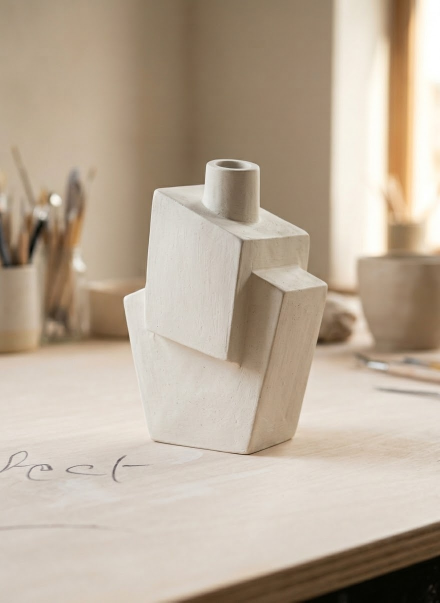
#> input picture docs/vase/reference.jpg, 880 x 1205 px (shown at 1/2 size)
$ python -i vase.py   (imports and definitions only)
#> lines starting #> are read from the running program, lines starting #| are printed output that depends on the picture; after the words box and inside, x2 and y2 are one past the last pixel; in counts of white or black regions, pixels touching at a corner belong together
#!/usr/bin/env python3
"""
مزهرية تكعيبية — نموذج بارامتري معاد بناؤه من صورة واحدة
Cubist vase — parametric reconstruction from a single photo.

All design values are FIRED size in cm (total height = 30 cm).
Run:  python3 vase.py            -> regenerates every asset in ../
Deps: numpy, pillow, manifold3d, shapely
"""
import math, os, struct, sys
import numpy as np
from PIL import Image, ImageDraw
from manifold3d import Manifold
from shapely.geometry import Polygon, Point
from shapely.ops import unary_union

HERE = os.path.dirname(os.path.abspath(__file__))
OUT = os.path.dirname(HERE)
PHOTO = os.path.join(OUT, "reference.jpg")

# ───────────────────────── design parameters (fired, cm) ─────────────────────────
H_TOTAL = 30.0            # rim height
W0, D0 = 12.0, 8.4        # base footprint (front width × depth)
FLARE = 14.0              # side faces lean outward (deg); front/back faces are vertical
EAVE_L, EAVE_R = 15.0, 17.8   # height of base top at left / right corner
ROOF = 25.0               # both roof slopes of the base (deg)
PROUD = 1.2               # upper block front face stands proud of base front face
# upper block front face (x, z) on plane y = -(D0/2 + PROUD):  P6, P1, P4, P5
UPPER_FRONT = [(-6.1, 12.2), (-5.1, 27.4), (5.8, 23.3), (3.9, 10.2)]
SYMMETRIC = True              # front and back halves mirror each other: the chest runs straight
                              # through the base and stands proud by PROUD at front and back
UPPER_SKEW = 18.0             # used only when SYMMETRIC is False (closest fit to the photo):
UPPER_DROP = 5.4              #   chest depth skews right / top falls toward the back
NECK_OD, NECK_ID = 5.8, 4.5   # neck outer / inner diameter
NECK_X = 1.3                  # neck axis x when SYMMETRIC (matches the photo)
WALL, FLOOR = 0.8, 1.0        # slab thickness, base floor thickness
SHRINK = 0.12                 # total clay shrinkage (wet -> fired)
RIM = 2.0                     # contact rim left around the window joining chest floor and seat floor

# camera recovered from the photo (orthographic): used only for the fit check
CAM = dict(E=12.7, PHI=-32.2, K=18.975, U0=443.5, V0=878.3)

# ───────────────────────── derived geometry ─────────────────────────
tw = math.tan(math.radians(FLARE))
sr = math.tan(math.radians(ROOF))
yb = -D0 / 2                          # base front plane
yf = yb - PROUD                       # upper block front plane
xL = -(W0 / 2 + tw * EAVE_L)          # left eave x
xR = W0 / 2 + tw * EAVE_R             # right eave x
x_ridge = (EAVE_R - EAVE_L + sr * (xR + xL)) / (2 * sr)
z_ridge = EAVE_L + sr * (x_ridge - xL)
if SYMMETRIC:
    V = np.array([0.0, D0 + 2 * PROUD, 0.0])
else:   # chest back rests on the inner face of the base back wall (assembly stop)
    _vy = (D0 / 2 - WALL) - yf
    _vxy = _vy / math.cos(math.radians(UPPER_SKEW))
    V = np.array([_vy * math.tan(math.radians(UPPER_SKEW)), _vy, -_vxy * math.tan(math.radians(UPPER_DROP))])
P6, P1, P4, P5 = [np.array([x, yf, z]) for x, z in UPPER_FRONT]
P2, P3 = P1 + V, P4 + V
NECK_C = (P1 + P4) / 2 + V / 2        # centre of upper top face
if SYMMETRIC:   # on the front/back mirror plane, left-right where the photo shows it
    _n = np.cross(P4 - P1, P2 - P1)
    NECK_C = np.array([NECK_X, 0.0, P1[2] - (_n[0] * (NECK_X - P1[0]) + _n[1] * (0.0 - P1[1])) / _n[2]])
R_OUT, R_IN = NECK_OD / 2, NECK_ID / 2


def nrm(v):
    v = np.asarray(v, float)
    return v / np.linalg.norm(v)


def base_halfspaces():
    H = [((0, 0, -1), 0), ((0, -1, 0), D0 / 2), ((0, 1, 0), D0 / 2),
         ((-1, 0, -tw), W0 / 2), ((1, 0, -tw), W0 / 2),
         ((-sr, 0, 1), EAVE_L - sr * xL), ((sr, 0, 1), EAVE_R + sr * xR)]
    out = []
    for n, c in H:
        n = np.array(n, float); L = np.linalg.norm(n)
        out.append((n / L, c / L))
    return out


def prism_halfspaces(face, v):
    F = np.array(face); cen = F.mean(0) + v / 2
    H = []
    nf = nrm(np.cross(F[1] - F[0], F[2] - F[0]))
    for n, p in [(nf, F[0]), (-nf, F[0] + v)]:
        if n @ (cen - p) > 0: n = -n
        H.append((n, n @ p))
    for i in range(len(F)):
        a, b = F[i], F[(i + 1) % len(F)]
        n = nrm(np.cross(b - a, v))
        if n @ (cen - a) > 0: n = -n
        H.append((n, n @ a))
    return H


def upper_halfspaces():
    return prism_halfspaces([P6, P1, P4, P5], V)


# [18 lines left out: functions inset, hs_vertices, not called in this run]


def hull(H):
    return Manifold.hull_points(hs_vertices(H))


def top_plane_z(x, y):
    """z of the upper block top face (plane through P1, P4, P2)."""
    n = np.cross(P4 - P1, P2 - P1)
    return P1[2] - (n[0] * (x - P1[0]) + n[1] * (y - P1[1])) / n[2]


def neck_z0():
    th = np.linspace(0, 2 * np.pi, 361)
    return min(top_plane_z(NECK_C[0] + R_OUT * np.cos(th), NECK_C[1] + R_OUT * np.sin(th))) - 1.5


def cylinder(r, z0, z1, seg=96):
    return Manifold.cylinder(z1 - z0, r, r, seg).translate([NECK_C[0], NECK_C[1], z0])


# [9 lines left out: function solids, not called in this run]


# ───────────────────────── STL ─────────────────────────
def mesh_arrays(m):
    me = m.to_mesh()
    return np.asarray(me.vert_properties)[:, :3].astype(float), np.asarray(me.tri_verts).astype(int)


# [9 lines left out: function write_stl, not called in this run]


# ───────────────────────── photo fit check ─────────────────────────
def render_photo_check(path):
#> called with path = '../reference.jpg'
    E, PHI, K, U0, V0 = (math.radians(CAM["E"]), math.radians(CAM["PHI"]), CAM["K"], CAM["U0"], CAM["V0"])
    CE, SE, CP, SP = math.cos(E), math.sin(E), math.cos(PHI), math.sin(PHI)
    photo = Image.open(PHOTO).convert("RGB"); Wd, Ht = photo.size
#> in render_photo_check, photo is the input picture: PIL image 880x1205 RGB; mean R, G, B 186.4, 171, 153
#> after `Wd, Ht = photo.size`: Wd = 880; Ht = 1205
    X, Y = np.meshgrid(np.arange(Wd) + .5, np.arange(Ht) + .5)
    u = (X - U0) / K; v = (V0 - Y) / K
    oc = np.stack([u, np.full_like(u, -80), (v + 80 * SE) / CE], -1)
    inv = lambda q: np.stack([CP * q[..., 0] + SP * q[..., 1], -SP * q[..., 0] + CP * q[..., 1], q[..., 2]], -1)
    O = inv(oc); R = inv(np.array([[[0, CE, -SE]]]))[0, 0]
#> after `O = inv(oc)`:
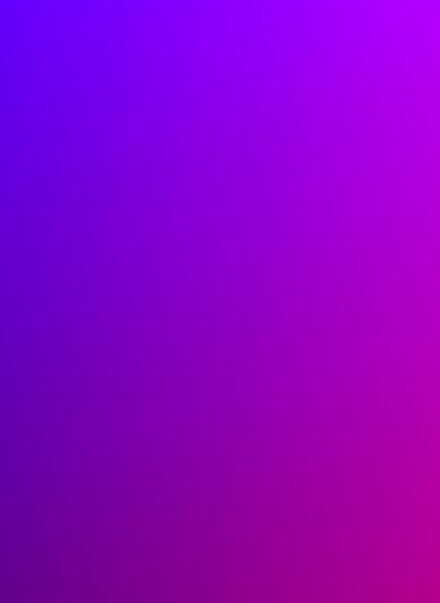
#> oc: shape (1205, 880, 3) float64 (shown at 1/2 size); mean of channels 0, 1, 2 -0.2, -80, 32.9; drawn with min black and max white
    neckH = [((0, 0, 1.), H_TOTAL), ((0, 0, -1.), -neck_z0())]
    for i in range(96):
        a = 2 * np.pi * (i + .5) / 96; n = np.array([np.cos(a), np.sin(a), 0])
        neckH.append((n, n @ NECK_C + R_OUT * np.cos(np.pi / 96)))
    neckH = [(np.array(n, float), c) for n, c in neckH]
    best = np.full(u.shape, np.inf); fid = np.full(u.shape, -1); fn = np.zeros(u.shape + (3,))
    for s, H in enumerate([base_halfspaces(), upper_halfspaces(), neckH]):
        tin = np.full(u.shape, -np.inf); tout = np.full(u.shape, np.inf)
        face = np.full(u.shape, -1); nn = np.zeros(u.shape + (3,))
        for i, (n, c) in enumerate(H):
            den = n @ R; t = (c - O @ n) / den
            if den < 0:
                up = t > tin; tin = np.where(up, t, tin); face = np.where(up, 100 * s + i, face)
                nn = np.where(up[..., None], n, nn)
            else:
                tout = np.minimum(tout, t)
        hit = (tin < tout) & (tin < best)
        best = np.where(hit, tin, best); fid = np.where(hit, face, fid); fn = np.where(hit[..., None], nn, fn)
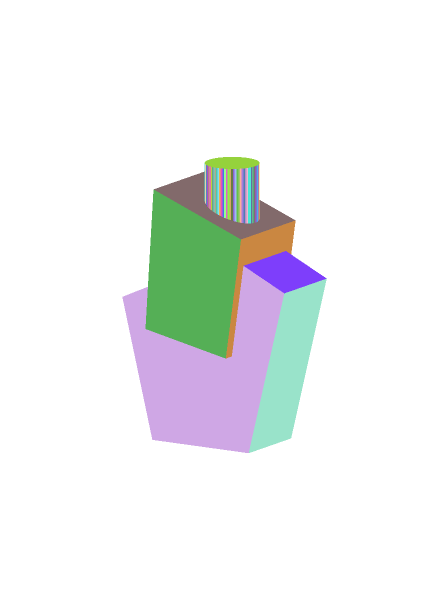
#> fid: shape (1205, 880) int64 (shown at 1/2 size); 52 distinct labels, from -1 to 297; one colour per label, 0 black, -1 white
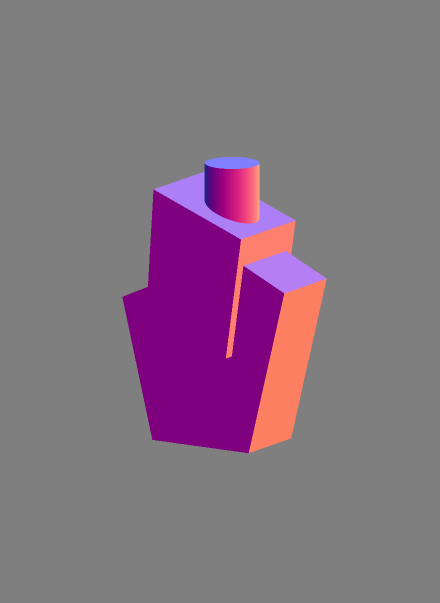
#> fn: shape (1205, 880, 3) float64 (shown at 1/2 size); mean of channels 0, 1, 2 0.0415, -0.109, 0.0102; drawn with min black and max white
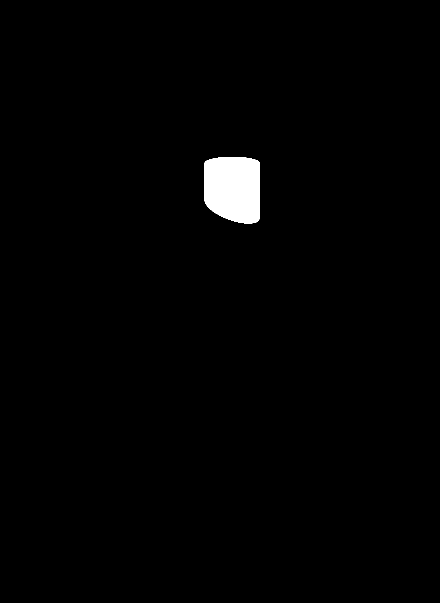
#> hit: shape (1205, 880) bool (shown at 1/2 size); 1.2% white; 1 white region, box (x1, y1, x2, y2) and area: (409, 314, 519, 447) 13198
#> up: shape (1205, 880) bool; 0.16% white in thin lines or dots, all inside (x1, y1, x2, y2) = (509, 332, 511, 1205)
    Pt = O + best[..., None] * R
    hole = (fid == 200) & (np.hypot(Pt[..., 0] - NECK_C[0], Pt[..., 1] - NECK_C[1]) < R_IN)
    fid = np.where(hole, 999, fid)
#> hole: shape (1205, 880) bool; 0.12% white; 1 white region, box (x1, y1, x2, y2) and area: (422, 316, 507, 335) 1254
    edge = np.zeros(fid.shape, bool)
    edge[:, 1:] |= fid[:, 1:] != fid[:, :-1]; edge[1:, :] |= fid[1:, :] != fid[:-1, :]
#> after `edge[:, 1:] |= fid[:, 1:] != fid[:, :-1]`: edge: shape (1205, 880) bool; 0.64% white in thin lines or dots, all inside (x1, y1, x2, y2) = (245, 314, 654, 906)
#> after `edge[1:, :] |= fid[1:, :] != fid[:-1, :]`: edge: shape (1205, 880) bool; 0.79% white in thin lines or dots, all inside (x1, y1, x2, y2) = (245, 314, 654, 907)
    # merge the many neck facets into one face for the edge overlay
    fid2 = np.where((fid >= 202) & (fid < 300), 202, fid)
    edge2 = np.zeros(fid.shape, bool)
    edge2[:, 1:] |= fid2[:, 1:] != fid2[:, :-1]; edge2[1:, :] |= fid2[1:, :] != fid2[:-1, :]
    a = np.asarray(photo).copy(); a[edge2] = [225, 20, 20]
#> after `a[edge2] = [225, 20, 20]`: a: shape (1205, 880, 3); 0.39% of pixels changed, all inside (x1, y1, x2, y2) = (245, 314, 654, 907)
    ov = Image.fromarray(a)
    light = nrm([-0.55, -0.45, 0.70])
    sh = np.clip(0.35 + 0.65 * np.clip(fn @ light, 0, 1), 0, 1)
    rgb = np.stack([sh * 236, sh * 230, sh * 220], -1)
    rgb[fid < 0] = [250, 250, 250]; rgb[hole] = [70, 66, 60]; rgb[edge2] = [60, 60, 60]
    rd = Image.fromarray(rgb.astype(np.uint8))
    box = (200, 280, 700, 940)
    ov, rd, ph = ov.crop(box), rd.crop(box), photo.crop(box)
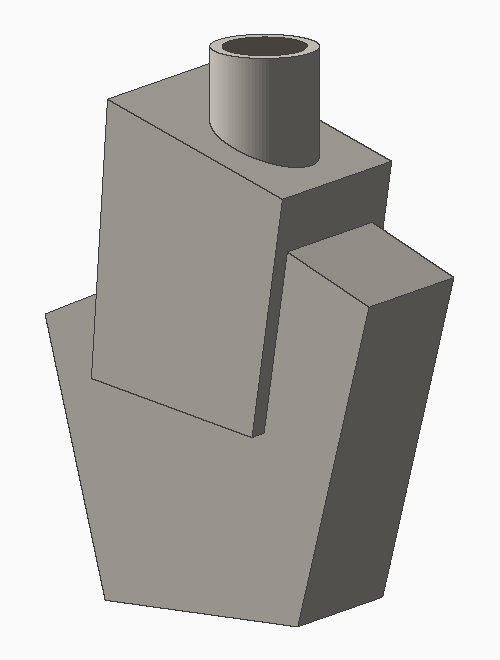
#> rd: PIL image 500x660 RGB; mean R, G, B 188.5, 186.7, 184
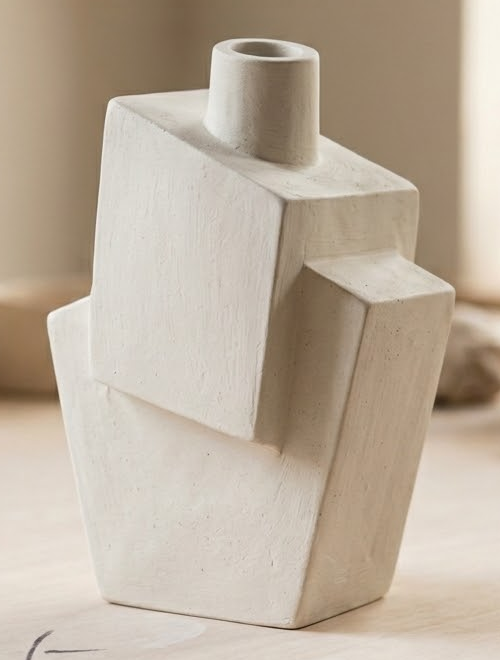
#> ph: PIL image 500x660 RGB; mean R, G, B 188.3, 174.3, 157.4
    sheet = Image.new("RGB", (ph.width * 3 + 40, ph.height), "white")
#> sheet: PIL image 1540x660 RGB; every value is 255
    for i, im in enumerate([ph, ov, rd]): sheet.paste(im, (i * (ph.width + 20), 0))
#> this loop made 3 passes
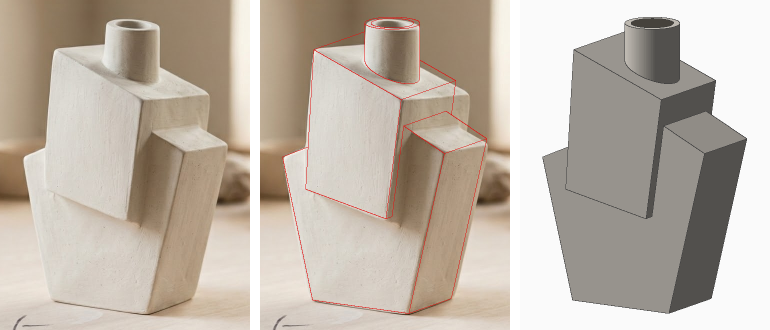
#> sheet: PIL image 1540x660 RGB (shown at 1/2 size); mean R, G, B 190.3, 179.8, 168
    sheet.save(path)
    # quantitative check against hand-measured photo points
    def img(p):
        x, y, z = p; uu = CP * x - SP * y; dd = SP * x + CP * y
        return np.array([U0 + K * uu, V0 - K * (z * CE + dd * SE)])
    pts = {
        "base FL bottom": ((-W0 / 2, yb, 0), (305, 880)), "base FR bottom": ((W0 / 2, yb, 0), (497, 906)),
        "base BR bottom": ((W0 / 2, -yb, 0), (582, 877)), "left eave": ((xL, yb, EAVE_L), (247, 595)),
        "right eave (front)": ((xR, yb, EAVE_R), (565, 585)), "upper P1": (tuple(P1), (307, 379)),
        "upper P4": (tuple(P4), (482, 479)), "upper P3": (tuple(P3), (620, 470)),
        "crease left": (tuple(P6), (292, 657)), "crease right": (tuple(P5), (452, 717)),
        "neck rim centre": ((NECK_C[0], NECK_C[1], H_TOTAL), (465, 330)),
    }
    errs = {k: float(np.linalg.norm(img(p) - np.array(q))) for k, (p, q) in pts.items()}
    return errs


# ───────────────────────── polygon helpers ─────────────────────────
# [14 lines left out: function clip_poly, not called in this run]


class Face:
    # [10 lines left out: function __init__, not called in this run]

    def to2d(self, pts):
        return [((p - self.o) @ self.e1, (p - self.o) @ self.e2) for p in pts]

    # [50 lines left out: functions shapes, faces, neck_strip, not called in this run]


# ───────────────────────── SVG helpers ─────────────────────────
class SVG:
    def __init__(self, w_mm, h_mm):
        self.w, self.h, self.items = w_mm, h_mm, []

    def add(self, s): self.items.append(s)

    # [5 lines left out: function poly, not called in this run]

    def line(self, a, b, stroke="#111", width=0.35, dash=None):
        da = f' stroke-dasharray="{dash}"' if dash else ""
        self.add(f'<line x1="{a[0]:.2f}" y1="{a[1]:.2f}" x2="{b[0]:.2f}" y2="{b[1]:.2f}" stroke="{stroke}" stroke-width="{width}"{da}/>')

    # [187 lines left out: functions text, save, dim, visible_edges, draw_view, drawings, not called in this run]


# ───────────────────────── slab templates (wet size, 1:1) ─────────────────────────
class MaxRects:
    """Minimal MaxRects bin packer (best-short-side-fit, 90° rotation allowed)."""
    def __init__(self, w, h):
        self.free = [(0.0, 0.0, w, h)]

    # [21 lines left out: function insert, not called in this run]


# three modules built separately, then joined once (score + slip)
MODULES = [
    ("1-base", "القاعدة (الكرسي)", ["B1", "B2", "B3", "B4", "B5", "B6", "B7", "S1", "S2", "S3"],
     "B = غلاف القاعدة · S = المقعد الذي يجلس فيه الصدر · الأحمر المظلل = يُقصّ مكان المقعد · الأرقام بالمليمتر"),
    ("2-chest", "الصدر", ["U1", "U2", "U3", "U4", "U5", "U6"],
     "كل وجه يُقصّ كاملاً · المخطط البرتقالي = يلتصق بالمقعد (هشّر كامل المساحة) · الأحمر المنقط = حافة المقعد"),
    ("3-neck", "الرأس (العنق والفوهة)", ["N1", "N2", "T1"],
     "N1 للبناء بالشريحة · N2 مقطع للرمي على الدولاب · T1 اختبار الانكماش: اعمله قبل كل شيء"),
]


# [363 lines left out: functions floor_window, neck_heights, _poly, _lines, _edge_lengths, template_jobs and 8 more, not called in this run]


# ───────────────────────── joints: the cut angle of every slab edge ─────────────────────────
BLOCKS = {"base": "BS", "chest": "U"}


# [20 lines left out: functions _inside, slabs, not called in this run]


def _seg_dist(p, a, b):
    t = np.clip((p - a) @ (b - a) / max((b - a) @ (b - a), 1e-12), 0, 1)
    return np.linalg.norm(p - (a + t * (b - a)))


def _on_boundary(s, p, tol=2e-3):
    return any(_seg_dist(p, r[i], r[(i + 1) % len(r)]) < tol for r in s["rings"] for i in range(len(r)))


# [159 lines left out: functions _into, _intervals, joints, _joint_labels, verify, main, not called in this run]


# [2 lines not run here, left out]

>>> result = render_photo_check('../reference.jpg')
